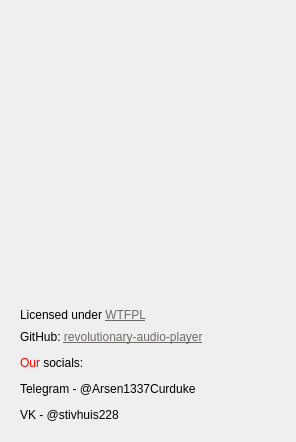
<?xml version="1.0" encoding="UTF-8"?>
<ui version="4.0">
 <class>AboutWindow</class>
 <widget class="QDialog" name="AboutWindow">
  <property name="geometry">
   <rect>
    <x>0</x>
    <y>0</y>
    <width>292</width>
    <height>442</height>
   </rect>
  </property>
  <property name="sizePolicy">
   <sizepolicy hsizetype="Minimum" vsizetype="Minimum">
    <horstretch>0</horstretch>
    <verstretch>0</verstretch>
   </sizepolicy>
  </property>
  <property name="windowTitle">
   <string>About RAP</string>
  </property>
  <layout class="QHBoxLayout" name="horizontalLayout">
   <item>
    <widget class="QWidget" name="widget" native="true">
     <property name="sizePolicy">
      <sizepolicy hsizetype="Minimum" vsizetype="Minimum">
       <horstretch>0</horstretch>
       <verstretch>0</verstretch>
      </sizepolicy>
     </property>
     <property name="maximumSize">
      <size>
       <width>16777215</width>
       <height>16777215</height>
      </size>
     </property>
     <layout class="QVBoxLayout" name="verticalLayout_2">
      <item>
       <widget class="QLabel" name="iconLabel">
        <property name="minimumSize">
         <size>
          <width>256</width>
          <height>256</height>
         </size>
        </property>
        <property name="maximumSize">
         <size>
          <width>256</width>
          <height>256</height>
         </size>
        </property>
        <property name="text">
         <string notr="true"/>
        </property>
        <property name="scaledContents">
         <bool>true</bool>
        </property>
       </widget>
      </item>
      <item>
       <widget class="QLabel" name="versionLabel">
        <property name="sizePolicy">
         <sizepolicy hsizetype="Minimum" vsizetype="Minimum">
          <horstretch>0</horstretch>
          <verstretch>0</verstretch>
         </sizepolicy>
        </property>
        <property name="text">
         <string/>
        </property>
       </widget>
      </item>
      <item>
       <widget class="QLabel" name="licenseLabel">
        <property name="sizePolicy">
         <sizepolicy hsizetype="Minimum" vsizetype="Minimum">
          <horstretch>0</horstretch>
          <verstretch>0</verstretch>
         </sizepolicy>
        </property>
        <property name="text">
         <string>&lt;html&gt;&lt;head/&gt;&lt;body&gt;&lt;p&gt;Licensed under &lt;a href=&quot;https://www.wtfpl.net/&quot;&gt;&lt;span style=&quot; text-decoration: underline; color:#6e6b67;&quot;&gt;WTFPL&lt;/span&gt;&lt;/a&gt;&lt;/p&gt;&lt;/body&gt;&lt;/html&gt;</string>
        </property>
        <property name="openExternalLinks">
         <bool>true</bool>
        </property>
       </widget>
      </item>
      <item>
       <widget class="QLabel" name="linksLabel">
        <property name="sizePolicy">
         <sizepolicy hsizetype="Minimum" vsizetype="Minimum">
          <horstretch>0</horstretch>
          <verstretch>0</verstretch>
         </sizepolicy>
        </property>
        <property name="text">
         <string>&lt;html&gt;&lt;head/&gt;&lt;body&gt;&lt;p&gt;GitHub: &lt;a href=&quot;https://github.com/savannstm/revolutionary-audio-player&quot;&gt;&lt;span style=&quot; text-decoration: underline; color:#6e6b67;&quot;&gt;revolutionary-audio-player&lt;/span&gt;&lt;/a&gt;&lt;/p&gt;&lt;p&gt;&lt;span style=&quot; color:#ff0000;&quot;&gt;Our &lt;/span&gt;socials:&lt;/p&gt;&lt;p&gt;Telegram - @Arsen1337Curduke&lt;/p&gt;&lt;p&gt;VK - @stivhuis228&lt;/p&gt;&lt;/body&gt;&lt;/html&gt;</string>
        </property>
        <property name="textFormat">
         <enum>Qt::TextFormat::MarkdownText</enum>
        </property>
        <property name="openExternalLinks">
         <bool>true</bool>
        </property>
       </widget>
      </item>
     </layout>
    </widget>
   </item>
  </layout>
 </widget>
 <resources/>
 <connections/>
</ui>
